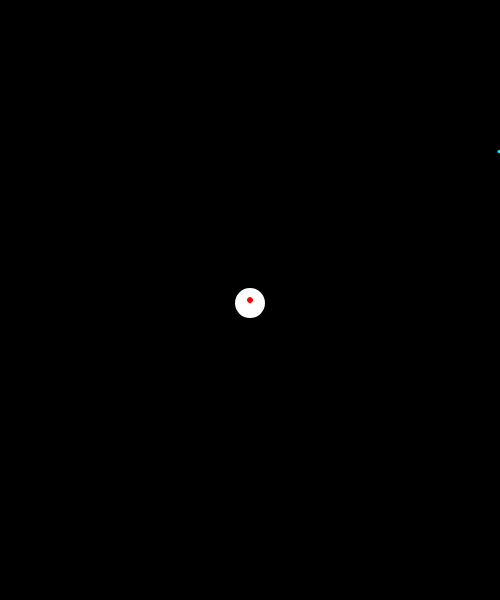
Frame 1 (no input)
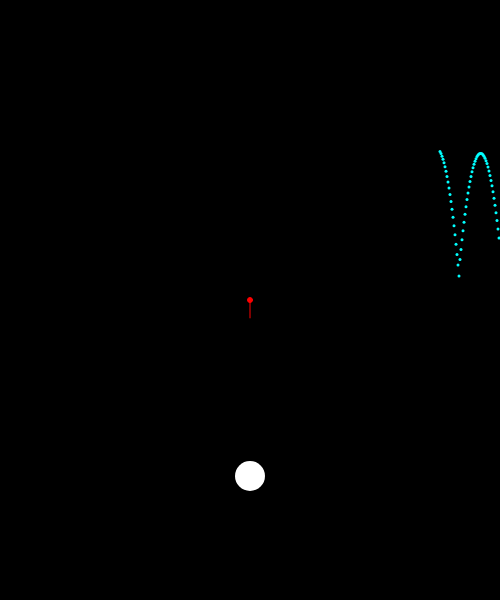
Frame 60 (no input)
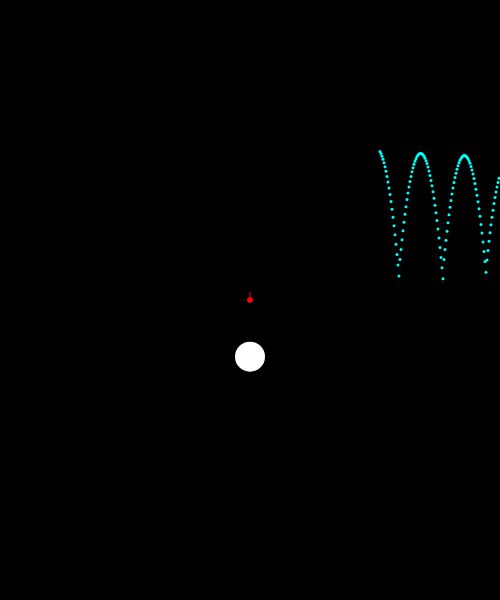
Frame 120 (the mouse pressed at the canvas centre since frame 60)

The p5.js sketch that drew these frames (run headless with seeded random() and noise() and a simulated clock; from frame 60 on, the mouse is pressed at the canvas centre):

// p5.js sketch
// ── sketch.js
let p;
let dots = [];

function setup() {
  createCanvas(500, 600);
  background(0);
  p = new Particle(width / 2, height / 2);
}

function draw() {
  background(0);

  let gravity = createVector(0, 1);
  p.applyForce(gravity);

  p.checkBoundaries();
  p.update();
  p.display();

  // dots
  let dotX = width;
  let dotY = p.pos.y / 2;
  dots.push(new Dot(dotX, dotY));

  for (let i = dots.length - 1; i >= 0; i--) {
    let d = dots[i];
    d.update();
    d.display();
    if (d.pos.x < 0) {
      dots.splice(i, 1);
    }
  }

  // vector
  p.displayVelocity();
}

function keyPressed() {
  let force = createVector();
  switch (keyCode) {
    case UP_ARROW:
      force = createVector(0, -1);
      break;
    case DOWN_ARROW:
      force = createVector(0, 1);
      break;
    case LEFT_ARROW:
      force = createVector(-1, 0);
      break;
    case RIGHT_ARROW:
      force = createVector(1, 0);
      break;
  }
  p.applyForce(force);
}

class Particle {
  constructor(x, y) {
    this.pos = createVector(x, y);
    this.vel = createVector(0, 2.1);
    this.acc = createVector(0, 0);
    this.dia = 30;
  }
  applyForce(f) {
    this.acc.add(f);
  }
  update() {
    this.vel.add(this.acc); // vel = vel + acc;
    this.pos.add(this.vel); // pos = pos + vel;
    this.acc.mult(0); // acceleration has to be reset after being applied! ***
  }
  display() {
    push();
    translate(this.pos.x, this.pos.y);
    noStroke();
    fill(255);
    ellipse(0, 0, this.dia, this.dia);
    pop();
  }
  displayVelocity() {
    push();
    translate(width / 2, height / 2);
    fill(255, 0, 0);
    stroke(255, 0, 0);
    line(0, 0, this.vel.x, this.vel.y);
    ellipse(0, 0, 5, 5);
    pop();
  }
  checkBoundaries() {
    // x
    if (this.pos.x < 0) {
      this.pos.x = 0;
      this.vel.x = -this.vel.x;
    } else if (this.pos.x > width) {
      this.pos.x = width;
      this.vel.x = -this.vel.x;
    }
    // y
    if (this.pos.y < 0) {
      this.pos.y = 0;
      this.vel.y = -this.vel.y;
    } else if (this.pos.y > height-60) {
      this.pos.y = height-60;
      this.vel.y *=-1;
    }
  }
}

class Dot {
  constructor(x, y) {
    this.pos = createVector(x, y);
  }

  update() {
    this.pos.x--;
  }

  display() {
    push();
    stroke(0, 255, 255);
    strokeWeight(3);
    point(this.pos.x, this.pos.y);
    pop();
  }
}
